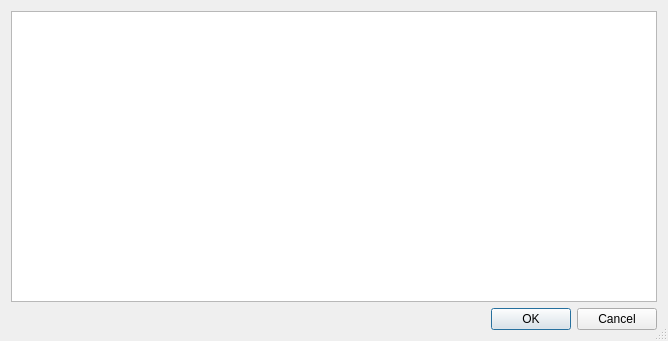
<?xml version="1.0" encoding="UTF-8"?>
<ui version="4.0">
<comment> Copyright (C) 2017 by Pedro Mendes, Virginia Tech Intellectual </comment>
<comment> Properties, Inc., University of Heidelberg, and University of </comment>
<comment> of Connecticut School of Medicine. </comment>
<comment> All rights reserved. </comment>

<comment> Copyright (C) 2014 - 2016 by Pedro Mendes, Virginia Tech Intellectual </comment>
<comment> Properties, Inc., University of Heidelberg, and The University </comment>
<comment> of Manchester. </comment>
<comment> All rights reserved. </comment>

 <comment> All rights reserved. </comment>
 <class>CQUndoHistoryDialog</class>
 <widget class="QDialog" name="CQUndoHistoryDialog">
  <property name="geometry">
   <rect>
    <x>0</x>
    <y>0</y>
    <width>668</width>
    <height>341</height>
   </rect>
  </property>
  <property name="windowTitle">
   <string>Dialog</string>
  </property>
  <property name="sizeGripEnabled">
   <bool>true</bool>
  </property>
  <property name="modal">
   <bool>true</bool>
  </property>
  <layout class="QGridLayout" name="gridLayout">
   <item row="0" column="0">
    <layout class="QVBoxLayout" name="verticalLayout">
     <item>
      <widget class="QTableView" name="mpUndoHistoryView">
       <property name="sizePolicy">
        <sizepolicy hsizetype="Expanding" vsizetype="Expanding">
         <horstretch>0</horstretch>
         <verstretch>0</verstretch>
        </sizepolicy>
       </property>
       <property name="sizeIncrement">
        <size>
         <width>4</width>
         <height>4</height>
        </size>
       </property>
       <property name="baseSize">
        <size>
         <width>4</width>
         <height>4</height>
        </size>
       </property>
       <property name="editTriggers">
        <set>QAbstractItemView::NoEditTriggers</set>
       </property>
       <property name="selectionMode">
        <enum>QAbstractItemView::SingleSelection</enum>
       </property>
       <property name="selectionBehavior">
        <enum>QAbstractItemView::SelectRows</enum>
       </property>
       <attribute name="horizontalHeaderStretchLastSection">
        <bool>true</bool>
       </attribute>
      </widget>
     </item>
     <item>
      <widget class="QDialogButtonBox" name="buttonBox">
       <property name="standardButtons">
        <set>QDialogButtonBox::Cancel|QDialogButtonBox::Ok</set>
       </property>
      </widget>
     </item>
    </layout>
   </item>
  </layout>
 </widget>
 <resources/>
 <connections>
  <connection>
   <sender>buttonBox</sender>
   <signal>rejected()</signal>
   <receiver>CQUndoHistoryDialog</receiver>
   <slot>reject()</slot>
   <hints>
    <hint type="sourcelabel">
     <x>333</x>
     <y>319</y>
    </hint>
    <hint type="destinationlabel">
     <x>333</x>
     <y>170</y>
    </hint>
   </hints>
  </connection>
 </connections>
 <slots>
  <slot>slotUndo()</slot>
  <slot>slotRedo()</slot>
 </slots>
</ui>
